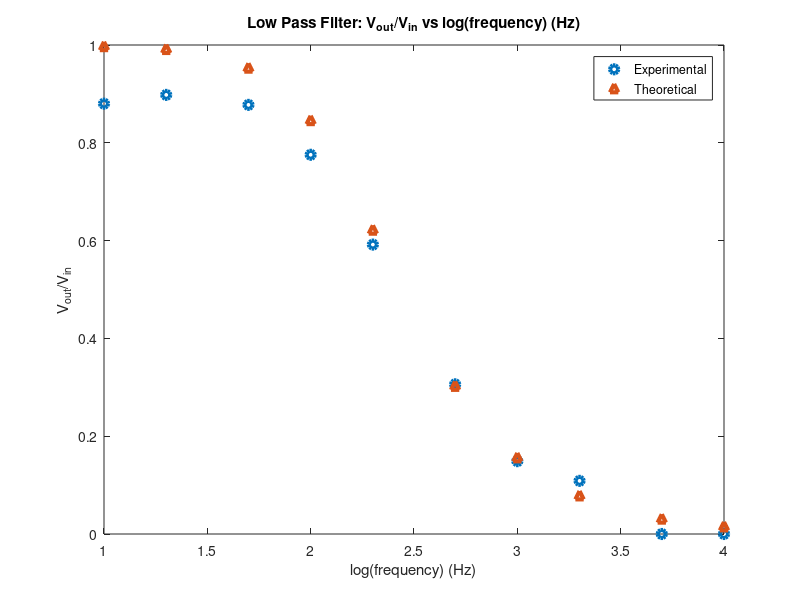
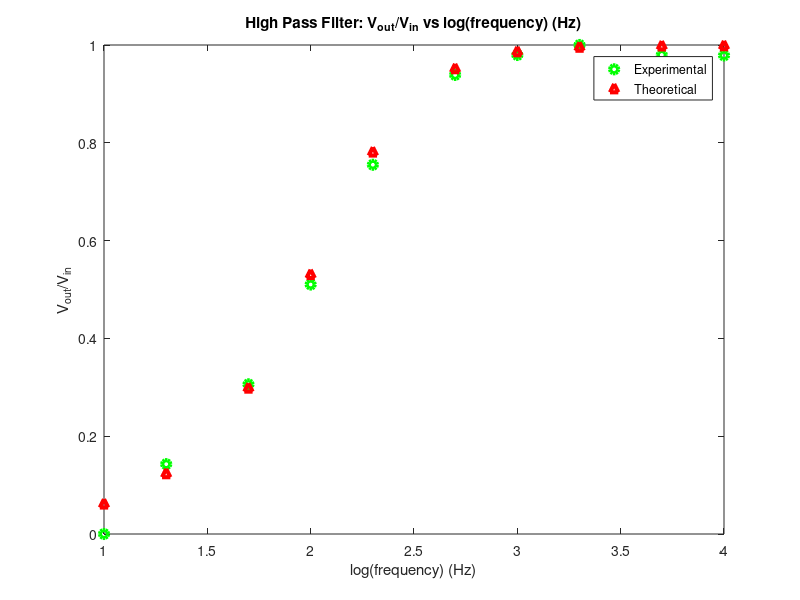

Write the MATLAB code that produced these figures, in order.
%% Mechatronics HW 2 Plots
% Plotting Vout/Vin vs log(frequency)
% Michelle Zhou

close all

%% Low Pass Filter
ratio = [0.88
0.8979591837
0.8775510204
0.7755102041
0.5918367347
0.306122449
0.1489361702
0.1086956522
0
0];

freq = [10
20
50
100
200
500
1000
2000
5000
10000];

% circuit parameters
R = 100000;          % 10k Ohm
C = 0.01*10^-6;     % 0.01 microFarads
omega = 2*pi*freq;

mag_low = 1./sqrt(1+(omega*R*C).^2);        % magnitude of ratio
plot(log10(freq), ratio, 'o','LineWidth', 3)
hold on
plot(log10(freq), mag_low, '^', 'LineWidth', 3)
xlabel('log(frequency) (Hz)')
ylabel('V_{out}/V_{in}')
title('Low Pass Filter: V_{out}/V_{in} vs log(frequency) (Hz)')
legend('Experimental', 'Theoretical')

folderPath = '/Users/michellezhou/Documents/MATLAB/Mechatronics MATLAB';
baseFileName = sprintf('HW2_LowPassFilter.png');
fullFileName = fullfile(folderPath, baseFileName);
saveas(gcf, fullFileName);    

%% High Pass Filter
figure

ratio = [0
0.1428571429
0.306122449
0.5102040816
0.7551020408
0.9387755102
0.9795918367
1
0.9795918367
0.9787234043];

sqrt(1+1/(omega*R*C))
mag_high = 1./sqrt(1+(omega*R*C).^-2);
plot(log10(freq), ratio, 'og', 'LineWidth', 3)           % experimental
hold on
plot(log10(freq), mag_high, '^r', 'LineWidth', 3)         % theoretical
xlabel('log(frequency) (Hz)')
ylabel('V_{out}/V_{in}')
title('High Pass Filter: V_{out}/V_{in} vs log(frequency) (Hz)')
legend('Experimental', 'Theoretical')

folderPath = '/Users/michellezhou/Documents/MATLAB/Mechatronics MATLAB';
baseFileName = sprintf('HW2_HighPassFilter.png');
fullFileName = fullfile(folderPath, baseFileName);
saveas(gcf, fullFileName);    
